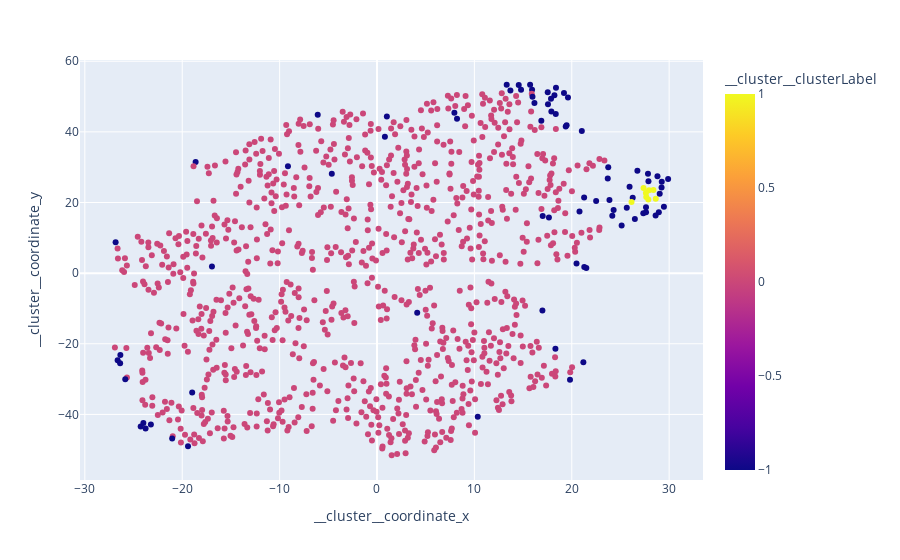

Notebook code cell kept with this figure:
### Code cell
from helpers import clustering_percentage_score

scatter_plot_clusters(
    df=main_df, 
    cluster_columns=PERSONALITY_ATTRS, 
    hover_name='itemLabel',
    hover_data=[
        'genderLabel', 
        'citizenshipLabel', 
        'occupationLabel', 
        'degreeLabel', 
        'dateOfBirth'
    ]
)

### Figure 1 — Plotly figure (JSON) as saved in the notebook; plotly's stock layout.template omitted (floating-point values rounded to 4 significant figures; data arrays with more than 128 entries replaced by an {"elided": "..."} marker saying what was removed)
{"data": [{"customdata": {"elided": "1000x5 str values"}, "hovertemplate": "<b>%{hovertext}</b><br><br>__cluster__coordinate_x=%{x}<br>__cluster__coordinate_y=%{y}<br>genderLabel=%{customdata[0]}<br>citizenshipLabel=%{customdata[1]}<br>occupationLabel=%{customdata[2]}<br>degreeLabel=%{customdata[3]}<br>dateOfBirth=%{customdata[4]}<br>__cluster__clusterLabel=%{marker.color}<extra></extra>", "hovertext": {"elided": "1000 str values"}, "legendgroup": "", "marker": {"color": {"elided": "1000 int values"}, "coloraxis": "coloraxis", "symbol": "circle"}, "mode": "markers", "name": "", "orientation": "v", "showlegend": false, "type": "scatter", "x": {"elided": "1000 float values"}, "xaxis": "x", "y": {"elided": "1000 float values"}, "yaxis": "y"}], "layout": {"autosize": true, "coloraxis": {"colorbar": {"title": {"text": "__cluster__clusterLabel"}}, "colorscale": [[0, "#0d0887"], [0.1111, "#46039f"], [0.2222, "#7201a8"], [0.3333, "#9c179e"], [0.4444, "#bd3786"], [0.5556, "#d8576b"], [0.6667, "#ed7953"], [0.7778, "#fb9f3a"], [0.8889, "#fdca26"], [1, "#f0f921"]]}, "legend": {"tracegroupgap": 0}, "margin": {"t": 60}, "xaxis": {"anchor": "y", "autorange": true, "domain": [0, 1], "range": [-30.4, 33.38], "title": {"text": "__cluster__coordinate_x"}, "type": "linear"}, "yaxis": {"anchor": "x", "autorange": true, "domain": [0, 1], "range": [-58.13, 59.91], "title": {"text": "__cluster__coordinate_y"}, "type": "linear"}}}
